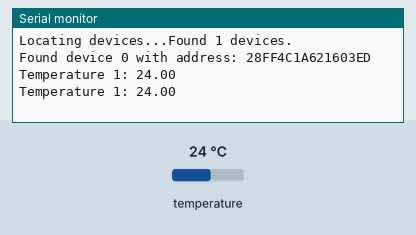
Bench run of a sketch on a simulated ESP8266 (NodeMCU). Parts: the last lines printed to the serial monitor. Inputs (shaded band) come from the test bench; at power-on: temperature 24 °C.

Above: at 7.3 s.
7.4 s: temperature set to 12 °C
At 13.5 s:
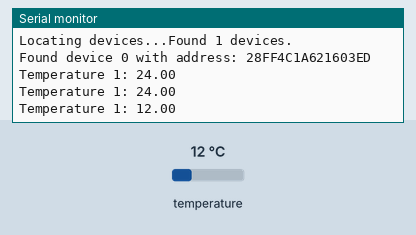
14.1 s: temperature set to 19 °C
At 19.4 s:
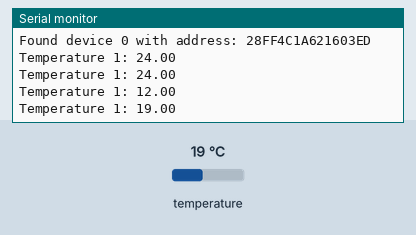
Timing chart, 0 to 20.9 s (numbered marks = the images above; inputs shaded):
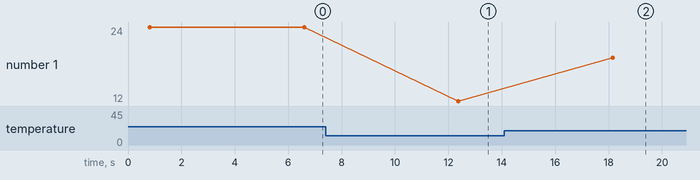

The sketch:

Program_2_Channel_DS18B20_dengan_Thinger.io.ino
```cpp
/***************************************
 * Project 2 Ch DS18B20 dg Thinger io
 * Board  : NodeMCU ESP8266 V3
 * Input  : 2 DS18B20
 * Output : thinger.io
 * 99 Proyek IoT
 * www.ardutech.com
 ****************************************/
#include <OneWire.h>
#include <DallasTemperature.h>
#include <ThingerESP8266.h>
#define ONE_WIRE_BUS 14
//---GANTI SESUAI DENGAN USER NAME Thinger.io  ANDA
#define USERNAME "Ardutech" //Username thinger.io
//---GANTI SESUAI DENGAN DEVICE ID Thinger.io  ANDA
#define DEVICE_ID "2CH_DS18B20"
//---GANTI SESUAI DENGAN TOKEN Thinger.io  ANDA
#define DEVICE_CREDENTIAL "6ujbucWj6nMN"
//---GANTI SESUAI DENGAN JARINGAN WIFI
//---HOTSPOT ANDA
#define SSID "ArdutechWiFi"       // Nama Hotspot/WiFi
#define SSID_PASSWORD "12345678"  //  Password

OneWire oneWire(ONE_WIRE_BUS);
DallasTemperature sensors(&oneWire);
int numberOfDevices;
float temperature1,temperature2;
DeviceAddress tempDeviceAddress;
ThingerESP8266 thing(USERNAME, DEVICE_ID, DEVICE_CREDENTIAL);

//=============================
void setup(){
  Serial.begin(9600);
  sensors.begin();
  numberOfDevices = sensors.getDeviceCount();
  Serial.print("Locating devices...");
  Serial.print("Found ");
  Serial.print(numberOfDevices, DEC);
  Serial.println(" devices.");
  for(int i=0;i<numberOfDevices; i++){
    if(sensors.getAddress(tempDeviceAddress, i)){
      Serial.print("Found device ");
      Serial.print(i, DEC);
      Serial.print(" with address: ");
      printAddress(tempDeviceAddress);
      Serial.println();
    } else {
      Serial.print("Found ghost device at ");
      Serial.print(i, DEC);
      Serial.print(" but could not detect address. Check power and cabling");
    }
  }
  thing.add_wifi(SSID, SSID_PASSWORD);
  thing["DS1820"] >> [](pson& out){
    out["temp1"] = temperature1;
    out["temp2"] = temperature2;
  };
}
//===============================================
void loop(){
  thing.handle();
  sensors.requestTemperatures();
  for(int i=0;i<numberOfDevices; i++){
    if(sensors.getAddress(tempDeviceAddress, i)){
      float tempC = sensors.getTempC(tempDeviceAddress);
      if(i==0){
        temperature1=tempC;
        Serial.print("Temperature 1: ");
        Serial.println(temperature1);
      }
      else if(i==1){
        temperature2=tempC;
        Serial.print("Temperature 2: ");
        Serial.println(temperature2);
      }

      }
  }
  delay(5000);
}
//==========================================
void printAddress(DeviceAddress deviceAddress) {
  for (uint8_t i = 0; i < 8; i++){
    if (deviceAddress[i] < 16) Serial.print("0");
      Serial.print(deviceAddress[i], HEX);
  }
}
```

Measured:
- after the input at 7.4 s, the serial monitor: prints a new line after 5.0 s (image 1)
- after the input at 14.1 s, the serial monitor: prints a new line after 4.0 s (image 2)
- plotted number 1: 24 → 12 after the input at 7.4 s, 12 → 19 after the input at 14.1 s
